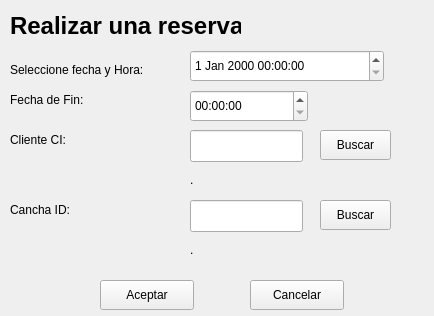
<?xml version="1.0" encoding="UTF-8"?>
<ui version="4.0">
 <class>agregarReserva</class>
 <widget class="QWidget" name="agregarReserva">
  <property name="geometry">
   <rect>
    <x>0</x>
    <y>0</y>
    <width>434</width>
    <height>316</height>
   </rect>
  </property>
  <property name="windowTitle">
   <string>Form</string>
  </property>
  <widget class="QLabel" name="label">
   <property name="geometry">
    <rect>
     <x>10</x>
     <y>10</y>
     <width>231</width>
     <height>31</height>
    </rect>
   </property>
   <property name="font">
    <font>
     <pointsize>18</pointsize>
     <weight>75</weight>
     <bold>true</bold>
    </font>
   </property>
   <property name="text">
    <string>Realizar una reserva</string>
   </property>
  </widget>
  <widget class="QDateTimeEdit" name="fechaHoraTXT">
   <property name="geometry">
    <rect>
     <x>190</x>
     <y>50</y>
     <width>194</width>
     <height>32</height>
    </rect>
   </property>
  </widget>
  <widget class="QLabel" name="label_2">
   <property name="geometry">
    <rect>
     <x>10</x>
     <y>60</y>
     <width>181</width>
     <height>20</height>
    </rect>
   </property>
   <property name="text">
    <string>Seleccione fecha y Hora:</string>
   </property>
  </widget>
  <widget class="QTimeEdit" name="horaFInTXT">
   <property name="geometry">
    <rect>
     <x>190</x>
     <y>90</y>
     <width>118</width>
     <height>32</height>
    </rect>
   </property>
  </widget>
  <widget class="QLabel" name="label_5">
   <property name="geometry">
    <rect>
     <x>10</x>
     <y>90</y>
     <width>101</width>
     <height>20</height>
    </rect>
   </property>
   <property name="text">
    <string>Fecha de Fin:</string>
   </property>
  </widget>
  <widget class="QLabel" name="label_3">
   <property name="geometry">
    <rect>
     <x>10</x>
     <y>130</y>
     <width>71</width>
     <height>20</height>
    </rect>
   </property>
   <property name="text">
    <string>Cliente CI:</string>
   </property>
  </widget>
  <widget class="QLineEdit" name="clienteIDTXT">
   <property name="geometry">
    <rect>
     <x>190</x>
     <y>130</y>
     <width>113</width>
     <height>32</height>
    </rect>
   </property>
  </widget>
  <widget class="QPushButton" name="ClienteCIBTN">
   <property name="geometry">
    <rect>
     <x>320</x>
     <y>130</y>
     <width>71</width>
     <height>30</height>
    </rect>
   </property>
   <property name="text">
    <string>Buscar</string>
   </property>
  </widget>
  <widget class="QLabel" name="label_4">
   <property name="geometry">
    <rect>
     <x>10</x>
     <y>200</y>
     <width>71</width>
     <height>20</height>
    </rect>
   </property>
   <property name="text">
    <string>Cancha ID:</string>
   </property>
  </widget>
  <widget class="QLineEdit" name="canchaIDTXT">
   <property name="geometry">
    <rect>
     <x>190</x>
     <y>200</y>
     <width>113</width>
     <height>32</height>
    </rect>
   </property>
  </widget>
  <widget class="QPushButton" name="canchaIDBTN">
   <property name="geometry">
    <rect>
     <x>320</x>
     <y>200</y>
     <width>71</width>
     <height>30</height>
    </rect>
   </property>
   <property name="text">
    <string>Buscar</string>
   </property>
  </widget>
  <widget class="QPushButton" name="aceptarBTN">
   <property name="geometry">
    <rect>
     <x>100</x>
     <y>280</y>
     <width>94</width>
     <height>30</height>
    </rect>
   </property>
   <property name="text">
    <string>Aceptar</string>
   </property>
  </widget>
  <widget class="QPushButton" name="cancelarBTN">
   <property name="geometry">
    <rect>
     <x>250</x>
     <y>280</y>
     <width>94</width>
     <height>30</height>
    </rect>
   </property>
   <property name="text">
    <string>Cancelar</string>
   </property>
  </widget>
  <widget class="QLabel" name="label_6">
   <property name="geometry">
    <rect>
     <x>190</x>
     <y>170</y>
     <width>201</width>
     <height>20</height>
    </rect>
   </property>
   <property name="text">
    <string>.</string>
   </property>
  </widget>
  <widget class="QLabel" name="label_7">
   <property name="geometry">
    <rect>
     <x>190</x>
     <y>240</y>
     <width>201</width>
     <height>20</height>
    </rect>
   </property>
   <property name="text">
    <string>.</string>
   </property>
  </widget>
 </widget>
 <resources/>
 <connections/>
</ui>
